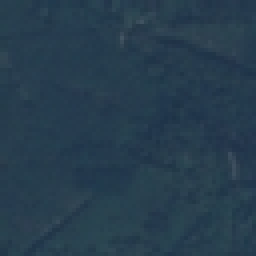
#> input picture Lab2 - Image Transform/Forest_1.jpg, 64 x 64 px (shown 4 times larger)
$ jupyter execute 'Image Transforms.ipynb'
#> lines starting #> are read from the running program, lines starting #| are printed output that depends on the picture; long printed decimals are rounded
## Student Information

Please enter the names and IDs of the two students below:

1. **Name**: [Enter Student 1 Name Here]
   **ID**: `9XXXXXX`

2. **Name**: Heba Ashraf Raslan
   **ID**: `9203667`

## Students Instructions

This is your first graded lab assignment, as you put the work you have studied in the lectures in action, please take this opportunity to enhance your understanding of the concepts and hone your skills. As you work on your assignment, please keep the following instructions in mind:

- Clearly state your personal information where indicated.
- Be ready with your work before the time of the next discussion slot in the schedule.
- Plagiarism will be met with penalties, refrain from copying any answers to make the most out of the assignment. If any signs of plagiarism are detected, actions will be taken.
- It is acceptable to share the workload of the assignment bearing the discussion in mind.
- Feel free to [reach out](mailto:cmpsy27@gmail.com) if there were any ambiguities.

## Installation Instructions

In this lab assignment, we require additional Python libraries for scientific mathematics, particularly in the context of machine learning (ML) and satellite image analysis. To fulfill these requirements, we need to install Scikit-learn and Scikit-image.
1. Install Scikit-learn
Scikit-learn (Sklearn) is a powerful Python library for ML tasks, offering various algorithms for classification, regression, clustering, and model evaluation. It is extensively used for analyzing satellite imagery, enabling tasks such as land cover classification and environmental parameter prediction. On the other hand, Scikit-image (Skimage) provides comprehensive tools for image processing and computer vision, facilitating tasks such as image preprocessing, feature extraction, and segmentation. These libraries are essential for extracting valuable insights from satellite images and conducting advanced analysis in scientific computing and research domains.
```bash
pip install scikit-learn scikit-image
```

[cell 1]
##Import all needed libraries
import numpy as np
from sklearn import cluster
import matplotlib.pyplot as plt
from mpl_toolkits.mplot3d import Axes3D
from sklearn.decomposition import PCA
from sklearn.preprocessing import StandardScaler
from skimage import io

'''
##The dataset is loaded to your GDrive so need to be mounted
from google.colab import drive
drive.mount('/content/drive')
'''

The PCA (Principal Component Analysis) algorithm, found within the `sklearn.decomposition` module, is widely utilized in machine learning for reducing the dimensionality of datasets. Its primary goal is to identify essential patterns or structures within the data.

In the realm of image processing, PCA serves to decrease the dimensionality of images by extracting a smaller set of features that capture the majority of the original data's variation. This becomes particularly beneficial as images often contain numerous pixels, posing challenges in data analysis and visualization.

Functioning by determining new coordinate systems that effectively encapsulate the data's variance, PCA identifies these coordinates as principal components. Each principal component sequentially captures varying degrees of data variance, enabling the reduction of data dimensionality while preserving significant information by retaining only the most informative principal components.

## R1- Apply PCA to RGB image

To implement PCA on an RGB image, the following steps are undertaken:

- **Convert the image to a 2D array of pixel values**: Begin by converting the RGB image into a two-dimensional array of pixel values. Each row of the array represents a pixel, and each column represents a color channel (R, G, B).

- **Scale the data to have zero mean and unit variance along each feature (channel) axis**: This step is crucial for ensuring that each color channel contributes equally to the PCA analysis. Scaling the data to have zero mean and unit variance along each feature axis helps in standardizing the range of values across different channels, preventing any single channel from dominating the analysis.

- **Perform PCA with 3 components using scikit-learn**: Utilize the scikit-learn library to perform Principal Component Analysis with three components. The choice of three components is made to retain sufficient information while reducing the dimensionality of the data. This decision aims to strike a balance between capturing significant variance and avoiding overfitting.

### Requirements

- Plot the Eigen Vectors in 3D.
- Remove the least significant principal component.
- Plot the most significant eigen vectors in 2D.
- State the percentage of variance covered and provide commentary on its significance.

[cell 2]
# Load the image
image = io.imread('Forest_1.jpg')
#> image is the input picture: shape (64, 64, 3); mean R, G, B 38.9, 61.1, 77.6

# Convert the image to a 2D array of pixel values
pixels = image.reshape(-1, 3)

# Scale the data to have zero mean and unit variance along each feature axis
scaler = StandardScaler()
pixels_scaled = scaler.fit_transform(pixels)

# Perform PCA with 3 components
pca = PCA(n_components=3)
pca.fit(pixels_scaled)
eigen_vectors = pca.components_

# Plot the Eigen Vectors in 3D
fig = plt.figure()
ax = fig.add_subplot(111, projection='3d')
ax.quiver(0, 0, 0, eigen_vectors[0], eigen_vectors[1], eigen_vectors[2], color='r')
ax.set_xlim([-0.5, 0.5])
ax.set_ylim([-0.5, 0.5])
ax.set_zlim([-0.5, 0.5])
plt.show()
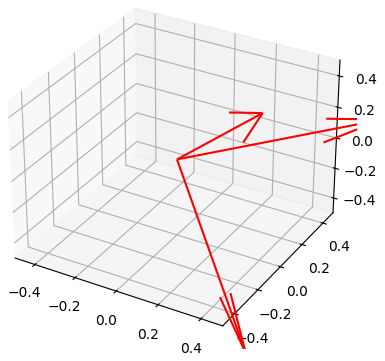
#> figure drawn by matplotlib, 1 panel

ax.set_xlabel('PC1')
ax.set_ylabel('PC2')
ax.set_zlabel('PC3')
ax.set_title('Principal Components in 3D')
ax.legend()
plt.show()

# Remove the lowest unimportant PC
pixels_reduced = pca.transform(pixels_scaled)[:, :-1]
#> pixels_reduced = 4096 pairs, first value -4.89 to 13.03, second value -1.41 to 1.59

# Map scaled pixel values back to 0-1 range
pixels_scaled_mapped = (pixels_scaled - pixels_scaled.min()) / (pixels_scaled.max() - pixels_scaled.min())

# Plot the most significant eigen vectors in 2D
plt.figure(figsize=(8, 6))
plt.scatter(pixels_reduced[:, 0], pixels_reduced[:, 1], c=pixels_scaled_mapped, cmap='viridis')
plt.xlabel('PC1')
plt.ylabel('PC2')
plt.title('Most Significant Principal Components in 2D')
plt.colorbar(label='Intensity')
plt.show()
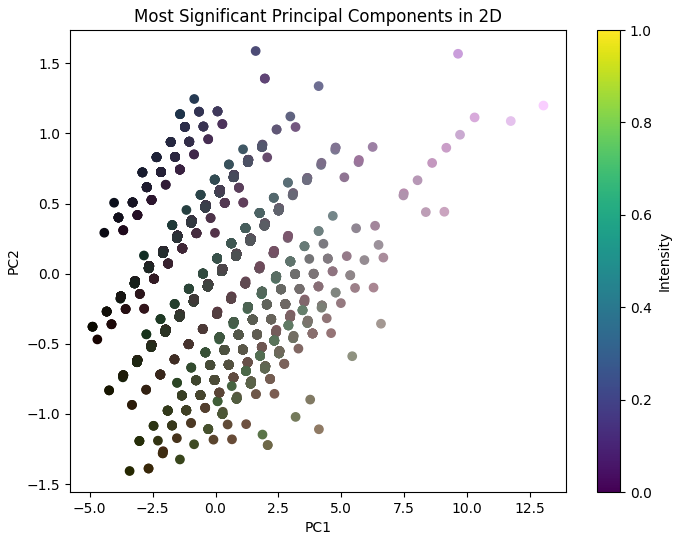
#> figure drawn by matplotlib, 2 panels

# Print the covariance matrix
print("Covariance Matrix:")
print(np.cov(pixels_scaled.T))
#| [[1.000  0.8636  0.8243]
#|  [0.8636  1.000  0.8177 ]
#|  [0.8243 0.8177  1.000 ]]

# Print the eigenvalues
print("\nEigenvalues:")
print(pca.explained_variance_)

# Print the eigenvectors
print("\nEigenvectors:")
print(pca.components_)

# Calculate the percentage of variance covered
variance_covered = np.sum(pca.explained_variance_ratio_)
print(f"\nPercentage of Variance Covered: {variance_covered * 100:.2f}%")

# Commentary
print("\nCommentary:")
print("The PCA analysis reveals the inherent structure in the image data.")
print("The 3D plot of principal components shows the directions of maximum variance in the data.")
print("Removing the least significant principal component reduces the dimensionality of the data while retaining most of the information.")
print("The 2D plot of the most significant principal components demonstrates the reduced dimensionality of the data.")
print("The high percentage of variance covered indicates that the chosen components capture a significant portion of the original data's variance.")
